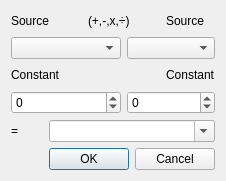
<?xml version="1.0" encoding="UTF-8"?>
<ui version="4.0">
 <class>MathDialog</class>
 <widget class="QDialog" name="MathDialog">
  <property name="geometry">
   <rect>
    <x>0</x>
    <y>0</y>
    <width>226</width>
    <height>181</height>
   </rect>
  </property>
  <property name="minimumSize">
   <size>
    <width>226</width>
    <height>181</height>
   </size>
  </property>
  <property name="maximumSize">
   <size>
    <width>227</width>
    <height>181</height>
   </size>
  </property>
  <property name="windowTitle">
   <string>Math Operator</string>
  </property>
  <layout class="QGridLayout" name="gridLayout">
   <item row="0" column="0" colspan="2">
    <widget class="QLabel" name="label_5">
     <property name="text">
      <string>Source</string>
     </property>
    </widget>
   </item>
   <item row="0" column="2" colspan="2">
    <widget class="QLabel" name="label_8">
     <property name="text">
      <string>(+,-,x,÷)</string>
     </property>
    </widget>
   </item>
   <item row="0" column="4">
    <widget class="QLabel" name="label_7">
     <property name="text">
      <string>Source</string>
     </property>
    </widget>
   </item>
   <item row="1" column="0" colspan="3">
    <widget class="QComboBox" name="comboBox_A"/>
   </item>
   <item row="1" column="3" colspan="2">
    <widget class="QComboBox" name="comboBox_B">
     <property name="editable">
      <bool>false</bool>
     </property>
    </widget>
   </item>
   <item row="2" column="0" colspan="2">
    <widget class="QLabel" name="label_6">
     <property name="text">
      <string>Constant</string>
     </property>
    </widget>
   </item>
   <item row="2" column="4">
    <widget class="QLabel" name="label_9">
     <property name="text">
      <string>Constant</string>
     </property>
    </widget>
   </item>
   <item row="3" column="0" colspan="3">
    <widget class="QSpinBox" name="spinBox_A">
     <property name="minimum">
      <number>-32767</number>
     </property>
     <property name="maximum">
      <number>32767</number>
     </property>
    </widget>
   </item>
   <item row="3" column="3" colspan="2">
    <widget class="QSpinBox" name="spinBox_B">
     <property name="minimum">
      <number>-32767</number>
     </property>
     <property name="maximum">
      <number>32767</number>
     </property>
     <property name="value">
      <number>0</number>
     </property>
    </widget>
   </item>
   <item row="4" column="0">
    <widget class="QLabel" name="label_10">
     <property name="text">
      <string>=</string>
     </property>
    </widget>
   </item>
   <item row="4" column="1" colspan="4">
    <widget class="QComboBox" name="comboBox_2">
     <property name="editable">
      <bool>true</bool>
     </property>
    </widget>
   </item>
   <item row="5" column="1" colspan="4">
    <widget class="QDialogButtonBox" name="buttonBox">
     <property name="orientation">
      <enum>Qt::Horizontal</enum>
     </property>
     <property name="standardButtons">
      <set>QDialogButtonBox::Cancel|QDialogButtonBox::Ok</set>
     </property>
    </widget>
   </item>
  </layout>
 </widget>
 <resources/>
 <connections>
  <connection>
   <sender>buttonBox</sender>
   <signal>accepted()</signal>
   <receiver>MathDialog</receiver>
   <slot>accept()</slot>
   <hints>
    <hint type="sourcelabel">
     <x>217</x>
     <y>165</y>
    </hint>
    <hint type="destinationlabel">
     <x>157</x>
     <y>274</y>
    </hint>
   </hints>
  </connection>
  <connection>
   <sender>buttonBox</sender>
   <signal>rejected()</signal>
   <receiver>MathDialog</receiver>
   <slot>reject()</slot>
   <hints>
    <hint type="sourcelabel">
     <x>217</x>
     <y>165</y>
    </hint>
    <hint type="destinationlabel">
     <x>286</x>
     <y>274</y>
    </hint>
   </hints>
  </connection>
 </connections>
</ui>
